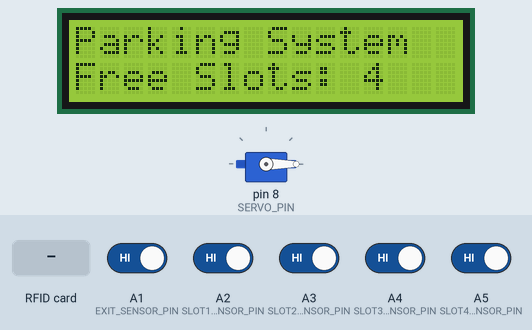
Simulated run of this sketch. Board: Arduino Uno, built with avr-gcc and run on an emulated ATmega328P. Parts: 16×2 character LCD, servo. The test bench sets the inputs (shaded band); at power-on: A1 (EXIT_SENSOR_PIN), A2 (SLOT1_SENSOR_PIN), A3 (SLOT2_SENSOR_PIN), A4 (SLOT3_SENSOR_PIN), A5 (SLOT4_SENSOR_PIN) HIGH. The modem accepts every AT command (registered, SIM ready, sends succeed) and sends nothing else; what the sketch prints to the serial monitor is not drawn.

Above: at 4.8 s.
4.9 s: RFID card 5E 7A 19 C4 held to the reader
At 5.7 s:
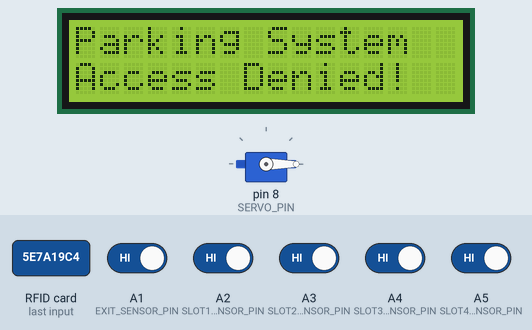
7.9 s: A1 (EXIT_SENSOR_PIN) driven LOW
At 8.6 s:
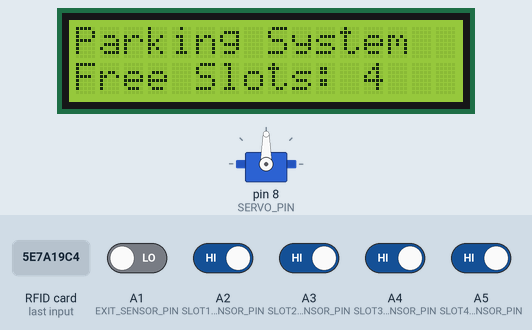
10.9 s: A2 (SLOT1_SENSOR_PIN) driven LOW
At 12.9 s:
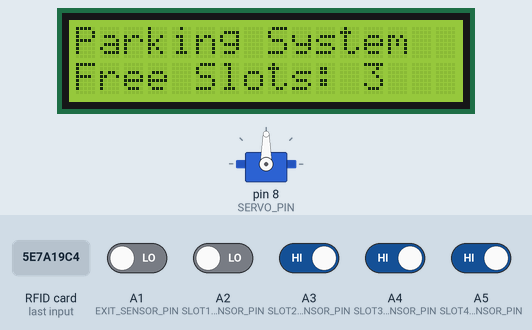
13.7 s: A3 (SLOT2_SENSOR_PIN) driven LOW
At 15.6 s:
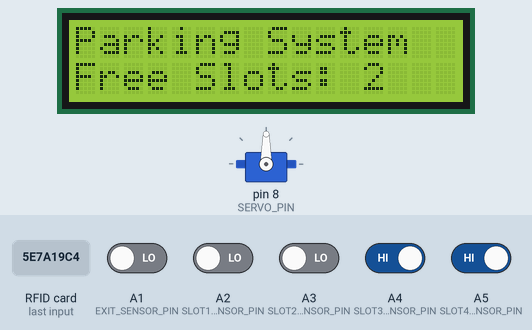
15.9 s: A4 (SLOT3_SENSOR_PIN) driven LOW
At 17.2 s:
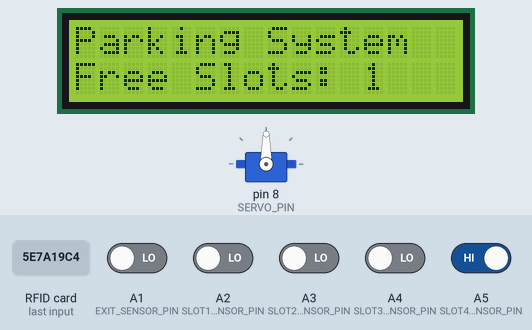
18.0 s: A5 (SLOT4_SENSOR_PIN) driven LOW
At 19.8 s:
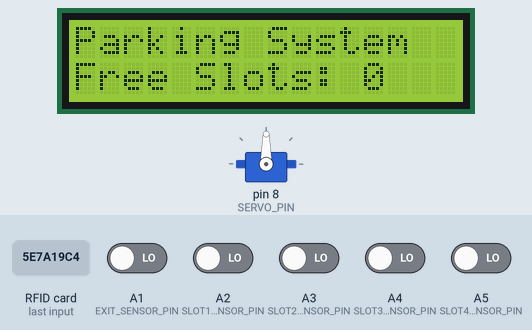
Timing chart, 0 to 21.1 s (numbered marks = the images above; inputs shaded):
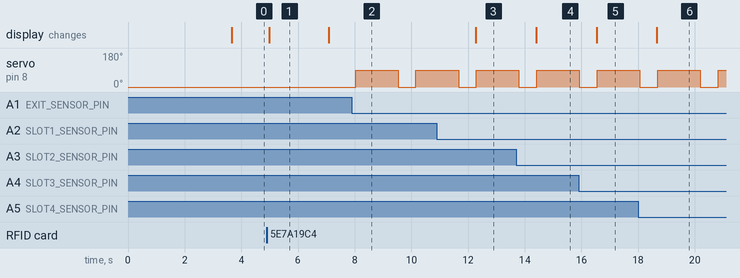

The sketch:

parking_and_notification.ino
```cpp
#include <SPI.h>            // SPI communication for RFID
#include <MFRC522.h>        // RFID reader library
#include <LiquidCrystal.h>  // LCD display library
#include <Servo.h>          // Servo motor library
#include <SoftwareSerial.h> // For GSM module communication

// RFID pins
#define SS_PIN 10
#define RST_PIN 9

// LCD pins
#define RS_PIN 2
#define EN_PIN 3
#define D4_PIN 4
#define D5_PIN 5
#define D6_PIN 6
#define D7_PIN 7

// Servo pin
#define SERVO_PIN 8

// IR sensors for parking slot detection and vehicle entry/exit detection
#define ENTRY_SENSOR_PIN A0
#define EXIT_SENSOR_PIN A1
#define SLOT1_SENSOR_PIN A2
#define SLOT2_SENSOR_PIN A3
#define SLOT3_SENSOR_PIN A4
#define SLOT4_SENSOR_PIN A5

// GSM module pins
#define GSM_TX 11
#define GSM_RX 12

// Authorized RFID card UIDs (hexadecimal format)
String authorizedCards[] = {
  "A1 B2 C3 D4",  // Example card 1
  "E5 F6 G7 H8",  // Example card 2
  "11 22 33 44"   // Example card 3
};
const int NUM_AUTHORIZED_CARDS = 3;

// User phone numbers (one for each card)
String userPhoneNumbers[] = {
  "+1234567890",
  "+1234567891",
  "+1234567892"
};

// Global variables
int totalSlots = 4;
int availableSlots = 4;
bool gateOpen = false;
int lastCardIndex = -1;
bool vehicleEntering = false;

// Object initialization
MFRC522 rfid(SS_PIN, RST_PIN);
LiquidCrystal lcd(RS_PIN, EN_PIN, D4_PIN, D5_PIN, D6_PIN, D7_PIN);
Servo gateServo;
SoftwareSerial gsmModule(GSM_TX, GSM_RX);

void setup() {
  // Initialize serial communications
  Serial.begin(9600);
  gsmModule.begin(9600);

  // Initialize SPI bus and RFID
  SPI.begin();
  rfid.PCD_Init();

  // Initialize LCD
  lcd.begin(16, 2);

  // Initialize servo
  gateServo.attach(SERVO_PIN);
  closeGate(); // Start with gate closed

  // Initialize IR sensors
  pinMode(ENTRY_SENSOR_PIN, INPUT);
  pinMode(EXIT_SENSOR_PIN, INPUT);
  pinMode(SLOT1_SENSOR_PIN, INPUT);
  pinMode(SLOT2_SENSOR_PIN, INPUT);
  pinMode(SLOT3_SENSOR_PIN, INPUT);
  pinMode(SLOT4_SENSOR_PIN, INPUT);

  // Initialize GSM module
  initGSM();

  // Display welcome message and available slots
  updateLCDDisplay();

  Serial.println("Parking System Ready");
}

void loop() {
  // Update available slots based on IR sensors
  updateAvailableSlots();

  // Update LCD display
  updateLCDDisplay();

  // Check for RFID card
  if (rfid.PICC_IsNewCardPresent() && rfid.PICC_ReadCardSerial()) {
    String cardUID = getCardUID();
    Serial.print("Card detected: ");
    Serial.println(cardUID);

    // Check if card is authorized
    int cardIndex = checkAuthorization(cardUID);
    if (cardIndex >= 0) {
      Serial.println("Access granted");
      lastCardIndex = cardIndex;
      vehicleEntering = true;
      openGate();
    } else {
      Serial.println("Access denied");
      lcd.setCursor(0, 1);
      lcd.print("Access Denied!  ");
      delay(2000);
    }

    // Halt PICC
    rfid.PICC_HaltA();
    // Stop encryption on PCD
    rfid.PCD_StopCrypto1();
  }

  // Check entry sensor for entering vehicle
  if (gateOpen && vehicleEntering && digitalRead(ENTRY_SENSOR_PIN) == LOW) {
    // Vehicle detected passing through entry
    delay(1000); // Wait for vehicle to fully enter

    if (availableSlots > 0) {
      availableSlots--;

      // Send SMS notification for entry
      if (lastCardIndex >= 0) {
        sendSMS(userPhoneNumbers[lastCardIndex], "Your vehicle has entered the parking. Available slots: " + String(availableSlots));
      }
    }

    closeGate();
    vehicleEntering = false;
  }

  // Check exit sensor for exiting vehicle
  if (digitalRead(EXIT_SENSOR_PIN) == LOW) {
    // Vehicle detected at exit
    Serial.println("Vehicle exiting");
    openGate();

    delay(1000); // Wait for vehicle to pass

    if (availableSlots < totalSlots) {
      availableSlots++;

      // Try to determine which vehicle is leaving based on parking slots
      int leavingCardIndex = determineExitingVehicle();
      if (leavingCardIndex >= 0) {
        sendSMS(userPhoneNumbers[leavingCardIndex], "Your vehicle has exited the parking. Thank you!");
      }
    }

    closeGate();
  }

  delay(100); // Small delay for stability
}

// Function to get card UID as a String
String getCardUID() {
  String cardUID = "";
  for (byte i = 0; i < rfid.uid.size; i++) {
    cardUID.concat(String(rfid.uid.uidByte[i] < 0x10 ? " 0" : " "));
    cardUID.concat(String(rfid.uid.uidByte[i], HEX));
  }
  cardUID.toUpperCase();
  return cardUID.substring(1); // Remove leading space
}

// Function to check if card is authorized
int checkAuthorization(String cardUID) {
  for (int i = 0; i < NUM_AUTHORIZED_CARDS; i++) {
    if (cardUID.equals(authorizedCards[i])) {
      return i; // Return index of authorized card
    }
  }
  return -1; // Card not authorized
}

// Function to update available slots based on IR sensors
void updateAvailableSlots() {
  int occupiedSlots = 0;

  // Count occupied slots
  if (digitalRead(SLOT1_SENSOR_PIN) == LOW) occupiedSlots++;
  if (digitalRead(SLOT2_SENSOR_PIN) == LOW) occupiedSlots++;
  if (digitalRead(SLOT3_SENSOR_PIN) == LOW) occupiedSlots++;
  if (digitalRead(SLOT4_SENSOR_PIN) == LOW) occupiedSlots++;

  availableSlots = totalSlots - occupiedSlots;
}

// Function to update LCD display
void updateLCDDisplay() {
  lcd.clear();
  lcd.setCursor(0, 0);
  lcd.print("Parking System");
  lcd.setCursor(0, 1);
  lcd.print("Free Slots: ");
  lcd.print(availableSlots);
}

// Function to open gate
void openGate() {
  gateServo.write(90); // Adjust angle as needed
  gateOpen = true;
  Serial.println("Gate opened");
  delay(500);
}

// Function to close gate
void closeGate() {
  gateServo.write(0); // Adjust angle as needed
  gateOpen = false;
  Serial.println("Gate closed");
  delay(500);
}

// Function to initialize GSM module
void initGSM() {
  // Power up GSM module and wait for it to register to network
  Serial.println("Initializing GSM module...");

  gsmModule.println("AT"); // Test AT command
  delay(1000);

  gsmModule.println("AT+CMGF=1"); // Set SMS text mode
  delay(1000);

  gsmModule.println("AT+CNMI=1,2,0,0,0"); // Set notification for new messages
  delay(1000);

  Serial.println("GSM module initialized");
}

// Function to send SMS
void sendSMS(String phoneNumber, String message) {
  Serial.println("Sending SMS to: " + phoneNumber);
  Serial.println("Message: " + message);

  gsmModule.println("AT+CMGF=1"); // Set SMS text mode
  delay(500);

  gsmModule.println("AT+CMGS=\"" + phoneNumber + "\""); // Set recipient phone number
  delay(500);

  gsmModule.print(message); // Message content
  delay(500);

  gsmModule.write(26); // Ctrl+Z to send
  delay(3000);

  Serial.println("SMS sent");
}

// Function to determine which vehicle is exiting
int determineExitingVehicle() {
  // This is a simplified approach - in a real system you would need
  // to track which card holder parked in which slot
  // For now, we'll just return the last card used to enter
  return lastCardIndex;
}
```

Measured:
- after the input at 4.9 s, the display: changes after 0.08 s (image 1)
- after the input at 7.9 s, servo on pin 8 (SERVO_PIN): 0° → 90° after 0.13 s, → 0° 1.5 s later, → 90° 0.63 s later
- after the input at 10.9 s, the display: changes after 1.4 s (image 3)
- after the input at 13.7 s, the display: changes after 0.70 s (image 4)
- after the input at 15.9 s, the display: changes after 0.63 s (image 5)
- after the input at 18.0 s, the display: changes after 0.66 s (image 6)
- what the display in image 1 shows lasts 2.1 s, from 5.0 s to 7.1 s
